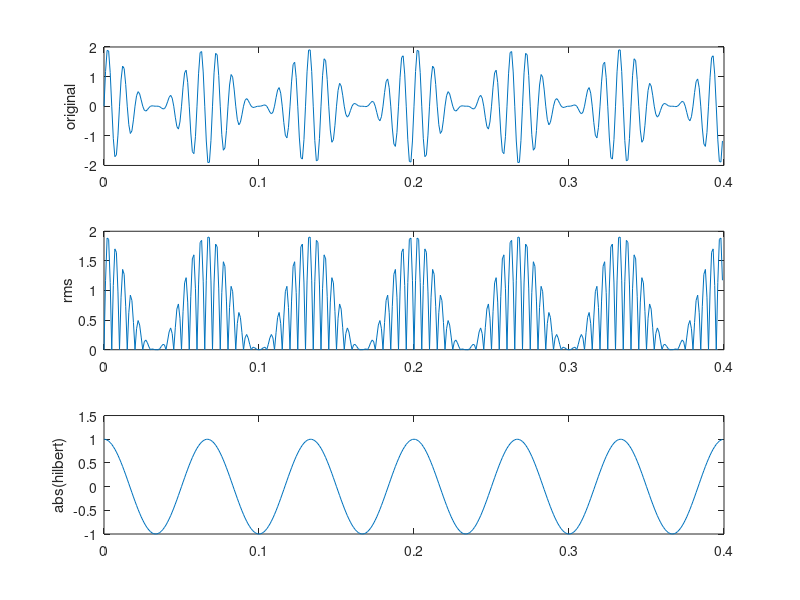
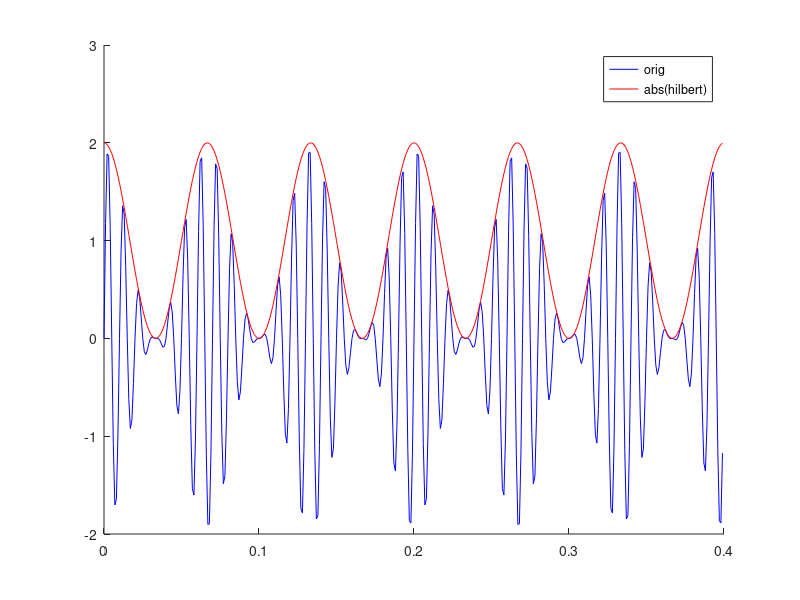
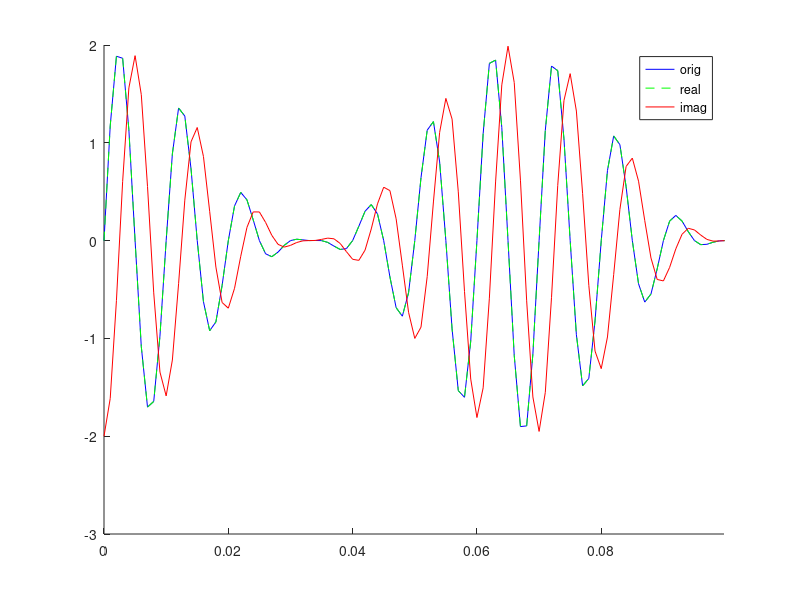
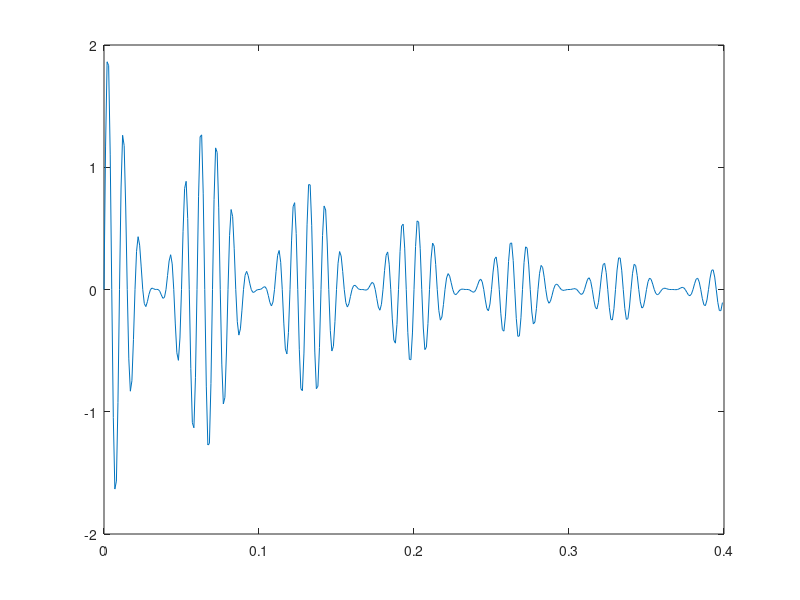

MATLAB code for these plots, in order:
%% test_envelope

% restoredefaultpath;

fs = 1000;
fc = 100;
fm = 15;
nperiods = 4;
samples = nperiods*fm*(fc/fm);
t = 0:(samples-1);
t = t/fs;
carrier = sin(2*pi*fc*t);
modulation = cos(2*pi*fm*t);
x = (1+modulation).*carrier;
% x = sin(2*pi*fc*t);

x_rms = sqrt(sum(x.^2,1));

x_hil = hilbert(x);

%% compare rms and hilbert
figure;
nplots = 3;
subplot(nplots,1,1);
plot(t,x);
ylabel('original');

subplot(nplots,1,2);
plot(t,x_rms);
ylabel('rms');

subplot(nplots,1,3);
plot(t,abs(x_hil)-1);
ylabel('abs(hilbert)');

figure;
hold on;
plot(t,x,'-b');
plot(t,abs(x_hil),'-r');
legend({'orig','abs(hilbert)'});

figure;
hold on;
plot(t,x,'-b');
plot(t,real(x_hil),'--g');
plot(t,imag(x_hil),'-r');
xlim([0 t(end)/4]);
legend({'orig','real','imag'});

%% compare real and imaginary

% make x non-stationary
lambda = 6;
x2 = x.*exp(-lambda.*t);

figure;
plot(t,x2);

x2_hil = hilbert(x2);

figure;
hold on;
plot(t,x2,'-b');
plot(t,abs(x2_hil),'-r');
legend({'orig','abs(hilbert)'});

figure;
hold on;
plot(t,x2,'-b');
plot(t,real(x2_hil),'--g');
plot(t,imag(x2_hil),'-r');
% xlim([0 t(end)/4]);

legend({'orig','real','imag'});

% % delay real part by N/2 samples
% n = length(x);
% if iseven(n)
%     delay_samples = n/2;
% else
%     delay_samples = (n-1)/2;
% end

% delay real part by 90 degrees
samples_per_period = fs/fc;
delay_samples = fix(samples_per_period/4);

% x_real_delay = circshift(imag(x2_hil),[0 -delay_samples]);
x_imag_delay = circshift(imag(x2_hil),[0 -delay_samples]);
figure;
hold on;
plot(t,x2,'-b');
% plot(t,x_real_delay,'--g');
% plot(t,imag(x2_hil),'-r');
% legend({'orig','real delayed','imag'});

plot(t,real(x2_hil),'-g');
plot(t,x_imag_delay,'--r');
legend({'orig','real','imag -ve delayed'});

% xlim([0 t(end)/4]);

figure;
hold on;
plot(t,x2,'-b');
plot(t,abs(x_imag_delay + real(x2)),'-r');
legend({'orig','hilbert fixed'});
